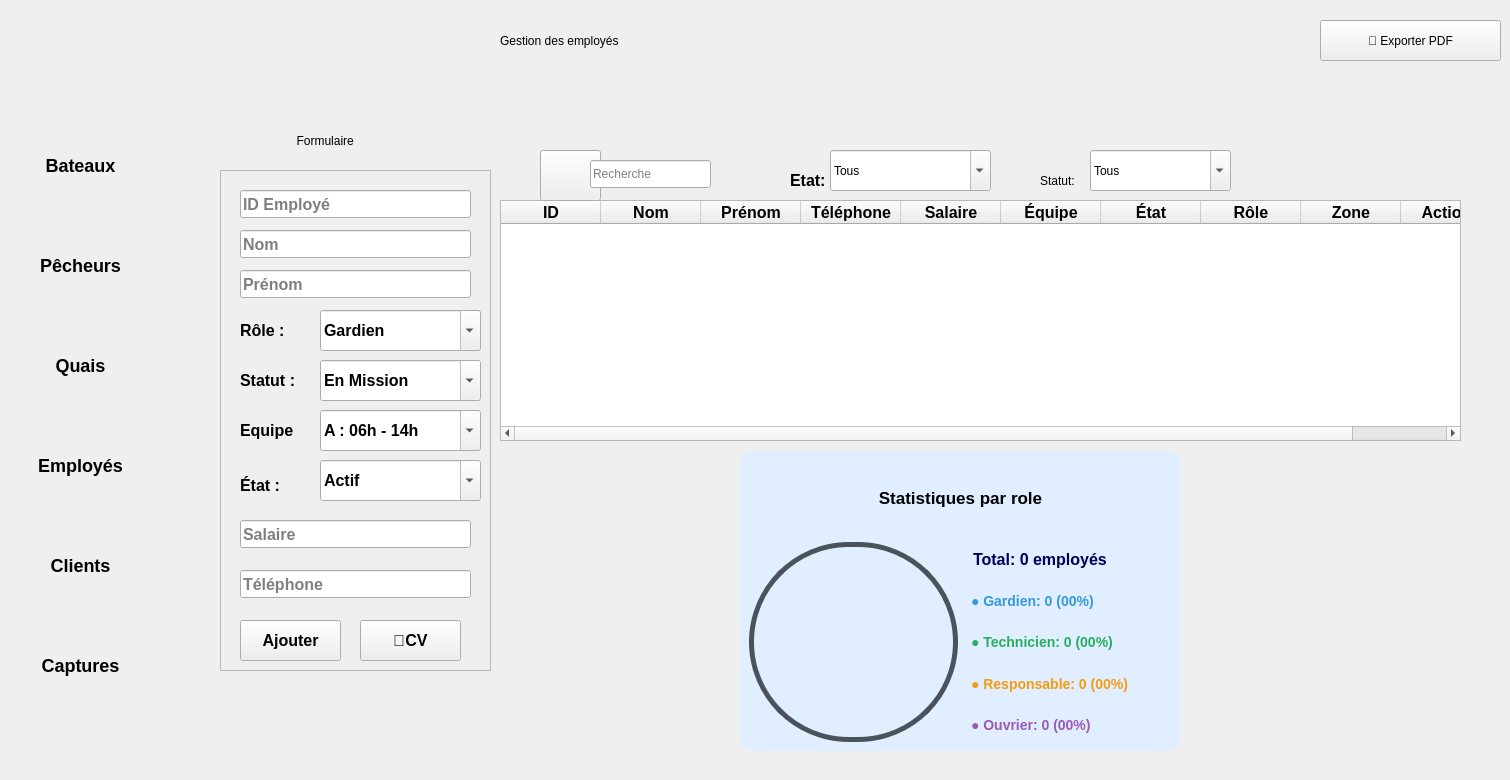
    <widget class="QWidget" name="pagee">
     <widget class="QFrame" name="frame_2e">
      <property name="geometry">
       <rect>
        <x>220</x>
        <y>170</y>
        <width>271</width>
        <height>501</height>
       </rect>
      </property>
      <property name="styleSheet">
       <string notr="true">font-size:16px;
font-weight:600;</string>
      </property>
      <property name="frameShape">
       <enum>QFrame::Shape::StyledPanel</enum>
      </property>
      <property name="frameShadow">
       <enum>QFrame::Shadow::Raised</enum>
      </property>
      <widget class="QLineEdit" name="lineEdit_12e">
       <property name="geometry">
        <rect>
         <x>20</x>
         <y>20</y>
         <width>231</width>
         <height>28</height>
        </rect>
       </property>
       <property name="placeholderText">
        <string>ID Employé</string>
       </property>
      </widget>
      <widget class="QLineEdit" name="lineEdit_13e">
       <property name="geometry">
        <rect>
         <x>20</x>
         <y>60</y>
         <width>231</width>
         <height>28</height>
        </rect>
       </property>
       <property name="placeholderText">
        <string>Nom</string>
       </property>
      </widget>
      <widget class="QPushButton" name="pushButton_5e">
       <property name="geometry">
        <rect>
         <x>20</x>
         <y>450</y>
         <width>101</width>
         <height>41</height>
        </rect>
       </property>
       <property name="text">
        <string>Ajouter</string>
       </property>
      </widget>
      <widget class="QLineEdit" name="lineEdit_16e">
       <property name="geometry">
        <rect>
         <x>20</x>
         <y>100</y>
         <width>231</width>
         <height>28</height>
        </rect>
       </property>
       <property name="placeholderText">
        <string>Prénom</string>
       </property>
      </widget>
      <widget class="QLineEdit" name="lineEdit_14e">
       <property name="geometry">
        <rect>
         <x>20</x>
         <y>400</y>
         <width>231</width>
         <height>28</height>
        </rect>
       </property>
       <property name="readOnly">
        <bool>false</bool>
       </property>
       <property name="placeholderText">
        <string>Téléphone</string>
       </property>
      </widget>
      <widget class="QComboBox" name="comboBox_11e">
       <property name="enabled">
        <bool>true</bool>
       </property>
       <property name="geometry">
        <rect>
         <x>100</x>
         <y>140</y>
         <width>161</width>
         <height>41</height>
        </rect>
       </property>
       <property name="editable">
        <bool>true</bool>
       </property>
       <property name="currentText">
        <string>Gardien</string>
       </property>
       <property name="duplicatesEnabled">
        <bool>false</bool>
       </property>
       <item>
        <property name="text">
         <string>Gardien</string>
        </property>
       </item>
       <item>
        <property name="text">
         <string>Technicien</string>
        </property>
       </item>
       <item>
        <property name="text">
         <string>Responsable</string>
        </property>
       </item>
       <item>
        <property name="text">
         <string>Ouvrier</string>
        </property>
       </item>
      </widget>
      <widget class="QComboBox" name="comboBox_14e">
       <property name="enabled">
        <bool>true</bool>
       </property>
       <property name="geometry">
        <rect>
         <x>100</x>
         <y>190</y>
         <width>161</width>
         <height>41</height>
        </rect>
       </property>
       <property name="editable">
        <bool>true</bool>
       </property>
       <property name="currentText">
        <string>En Mission</string>
       </property>
       <item>
        <property name="text">
         <string>En Mission</string>
        </property>
       </item>
       <item>
        <property name="text">
         <string>Congé</string>
        </property>
       </item>
       <item>
        <property name="text">
         <string>Disponible</string>
        </property>
       </item>
      </widget>
      <widget class="QComboBox" name="comboBox_15e">
       <property name="enabled">
        <bool>true</bool>
       </property>
       <property name="geometry">
        <rect>
         <x>100</x>
         <y>240</y>
         <width>161</width>
         <height>41</height>
        </rect>
       </property>
       <property name="editable">
        <bool>true</bool>
       </property>
       <property name="currentText">
        <string>A : 06h - 14h </string>
       </property>
       <item>
        <property name="text">
         <string>A : 06h - 14h </string>
        </property>
       </item>
       <item>
        <property name="text">
         <string>B : 14h - 22h </string>
        </property>
       </item>
       <item>
        <property name="text">
         <string>C : 22h - 06h </string>
        </property>
       </item>
      </widget>
      <widget class="QLabel" name="label_3e">
       <property name="geometry">
        <rect>
         <x>20</x>
         <y>240</y>
         <width>81</width>
         <height>41</height>
        </rect>
       </property>
       <property name="text">
        <string>Equipe</string>
       </property>
      </widget>
      <widget class="QLabel" name="label_5e">
       <property name="geometry">
        <rect>
         <x>20</x>
         <y>190</y>
         <width>101</width>
         <height>41</height>
        </rect>
       </property>
       <property name="text">
        <string>Statut :</string>
       </property>
      </widget>
      <widget class="QLabel" name="label_6e">
       <property name="geometry">
        <rect>
         <x>20</x>
         <y>140</y>
         <width>101</width>
         <height>41</height>
        </rect>
       </property>
       <property name="text">
        <string>Rôle :</string>
       </property>
      </widget>
      <widget class="QLabel" name="label_2e">
       <property name="geometry">
        <rect>
         <x>20</x>
         <y>290</y>
         <width>91</width>
         <height>51</height>
        </rect>
       </property>
       <property name="text">
        <string>État :</string>
       </property>
      </widget>
      <widget class="QComboBox" name="comboBox_16e">
       <property name="enabled">
        <bool>true</bool>
       </property>
       <property name="geometry">
        <rect>
         <x>100</x>
         <y>290</y>
         <width>161</width>
         <height>41</height>
        </rect>
       </property>
       <property name="editable">
        <bool>true</bool>
       </property>
       <property name="currentText">
        <string>Actif</string>
       </property>
       <item>
        <property name="text">
         <string>Actif</string>
        </property>
       </item>
       <item>
        <property name="text">
         <string>Banni</string>
        </property>
       </item>
      </widget>
      <widget class="QPushButton" name="pushButton_5e_2">
       <property name="geometry">
        <rect>
         <x>140</x>
         <y>450</y>
         <width>101</width>
         <height>41</height>
        </rect>
       </property>
       <property name="text">
        <string>📃CV</string>
       </property>
      </widget>
      <widget class="QLineEdit" name="lineEdit_14e_2">
       <property name="geometry">
        <rect>
         <x>20</x>
         <y>350</y>
         <width>231</width>
         <height>28</height>
        </rect>
       </property>
       <property name="readOnly">
        <bool>false</bool>
       </property>
       <property name="placeholderText">
        <string>Salaire</string>
       </property>
      </widget>
     </widget>
     <widget class="QFrame" name="frame_typese">
      <property name="geometry">
       <rect>
        <x>740</x>
        <y>450</y>
        <width>441</width>
        <height>301</height>
       </rect>
      </property>
      <property name="styleSheet">
       <string notr="true">background-color: rgb(224, 238, 255);
       border:1PX solid  rgb(0, 0, 115);
            border-radius: 15px;


</string>
      </property>
      <property name="frameShape">
       <enum>QFrame::Shape::StyledPanel</enum>
      </property>
      <property name="frameShadow">
       <enum>QFrame::Shadow::Raised</enum>
      </property>
      <layout class="QVBoxLayout" name="verticalLayout_types">
       <item>
        <widget class="QLabel" name="label_typese">
         <property name="styleSheet">
          <string notr="true">
                        font-weight: bold;
                        font-size: 17px;
                        padding: 10px;</string>
         </property>
         <property name="text">
          <string>Statistiques par role</string>
         </property>
         <property name="alignment">
          <set>Qt::AlignmentFlag::AlignCenter</set>
         </property>
        </widget>
       </item>
       <item>
        <layout class="QHBoxLayout" name="horizontalLayout_typese">
         <item>
          <widget class="QLabel" name="progressTypeCirclee">
           <property name="minimumSize">
            <size>
             <width>200</width>
             <height>200</height>
            </size>
           </property>
           <property name="styleSheet">
            <string notr="true">border-radius: 100px;
        background: qconicalgradient(cx:0.5, cy:0.5, angle:90,
            stop:0.0 #3498db,
            stop:0.25 #27ae60,
            stop:0.25 #f39c12,
            stop:0.55 #9b59b6,
            stop:0.55 #e74c3c,
            stop:0.85 #1abc9c,
            stop:0.85 rgba(26, 188, 156, 0.3) 100%);
        border: 5px solid  rgb(74, 82, 90);</string>
           </property>
           <property name="text">
            <string/>
           </property>
           <property name="alignment">
            <set>Qt::AlignmentFlag::AlignCenter</set>
           </property>
          </widget>
         </item>
         <item>
          <layout class="QVBoxLayout" name="verticalLayout_legende">
           <item>
            <widget class="QLabel" name="label_total_typese">
             <property name="styleSheet">
              <string notr="true"> 	color: rgb(0, 0, 90);

                                        font-weight: bold;
                                        font-size: 16px;
                                        padding: 5px;</string>
             </property>
             <property name="text">
              <string>Total: 0 employés</string>
             </property>
            </widget>
           </item>
           <item>
            <widget class="QLabel" name="label_legend_chalutiere">
             <property name="styleSheet">
              <string notr="true">color: #3498db;
                                        font-weight: bold;
                                        font-size: 14px;
                                        padding: 3px;</string>
             </property>
             <property name="text">
              <string>● Gardien: 0 (00%)</string>
             </property>
            </widget>
           </item>
           <item>
            <widget class="QLabel" name="label_legend_palangriere">
             <property name="styleSheet">
              <string notr="true">color: #27ae60;
                                        font-weight: bold;
                                        font-size: 14px;
                                        padding: 3px;</string>
             </property>
             <property name="text">
              <string>● Technicien: 0 (00%)</string>
             </property>
            </widget>
           </item>
           <item>
            <widget class="QLabel" name="label_legend_caseyeure">
             <property name="styleSheet">
              <string notr="true">color: #f39c12;
                                        font-weight: bold;
                                        font-size: 14px;
                                        padding: 3px;</string>
             </property>
             <property name="text">
              <string>● Responsable: 0 (00%)</string>
             </property>
            </widget>
           </item>
           <item>
            <widget class="QLabel" name="label_legend_traditionale">
             <property name="styleSheet">
              <string notr="true">color: #9b59b6;
                                        font-weight: bold;
                                        font-size: 14px;
                                        padding: 3px;</string>
             </property>
             <property name="text">
              <string>● Ouvrier: 0 (00%)</string>
             </property>
            </widget>
           </item>
          </layout>
         </item>
        </layout>
       </item>
      </layout>
     </widget>
     <widget class="QLabel" name="label_8e">
      <property name="geometry">
       <rect>
        <x>500</x>
        <y>10</y>
        <width>621</width>
        <height>61</height>
       </rect>
      </property>
      <property name="styleSheet">
       <string notr="true"/>
      </property>
      <property name="text">
       <string>Gestion des employés</string>
      </property>
     </widget>
     <widget class="QPushButton" name="pushButton_10e">
      <property name="geometry">
       <rect>
        <x>0</x>
        <y>710</y>
        <width>71</width>
        <height>61</height>
       </rect>
      </property>
      <property name="styleSheet">
       <string notr="true">border:none;image: url(:/res/en-arriere.png);
background-color:transparent;
</string>
      </property>
      <property name="text">
       <string/>
      </property>
     </widget>
     <widget class="QPushButton" name="pushButton_11e">
      <property name="geometry">
       <rect>
        <x>1320</x>
        <y>20</y>
        <width>181</width>
        <height>41</height>
       </rect>
      </property>
      <property name="text">
       <string>📄 Exporter PDF</string>
      </property>
     </widget>
     <widget class="QLabel" name="label_7e">
      <property name="geometry">
       <rect>
        <x>240</x>
        <y>120</y>
        <width>231</width>
        <height>41</height>
       </rect>
      </property>
      <property name="styleSheet">
       <string notr="true"/>
      </property>
      <property name="text">
       <string>                 Formulaire</string>
      </property>
     </widget>
     <widget class="QLabel" name="label_9e">
      <property name="geometry">
       <rect>
        <x>790</x>
        <y>150</y>
        <width>101</width>
        <height>61</height>
       </rect>
      </property>
      <property name="styleSheet">
       <string notr="true">font-size:16px;
font-weight:600;</string>
      </property>
      <property name="text">
       <string>Etat:</string>
      </property>
     </widget>
     <widget class="QLabel" name="label_10e">
      <property name="geometry">
       <rect>
        <x>1040</x>
        <y>150</y>
        <width>91</width>
        <height>61</height>
       </rect>
      </property>
      <property name="styleSheet">
       <string notr="true"/>
      </property>
      <property name="text">
       <string>Statut:</string>
      </property>
     </widget>
     <widget class="QComboBox" name="comboBox_17e">
      <property name="enabled">
       <bool>true</bool>
      </property>
      <property name="geometry">
       <rect>
        <x>1090</x>
        <y>150</y>
        <width>141</width>
        <height>41</height>
       </rect>
      </property>
      <property name="editable">
       <bool>true</bool>
      </property>
      <property name="currentText">
       <string>Tous</string>
      </property>
      <item>
       <property name="text">
        <string>Tous</string>
       </property>
      </item>
      <item>
       <property name="text">
        <string>En Mission</string>
       </property>
      </item>
      <item>
       <property name="text">
        <string>Congé</string>
       </property>
      </item>
      <item>
       <property name="text">
        <string>Disponible</string>
       </property>
      </item>
     </widget>
     <widget class="QTableWidget" name="tableWidgetee">
      <property name="geometry">
       <rect>
        <x>500</x>
        <y>200</y>
        <width>961</width>
        <height>241</height>
       </rect>
      </property>
      <property name="styleSheet">
       <string notr="true">font-size:16px;
font-weight:600;</string>
      </property>
      <attribute name="horizontalHeaderDefaultSectionSize">
       <number>100</number>
      </attribute>
      <column>
       <property name="text">
        <string>ID</string>
       </property>
      </column>
      <column>
       <property name="text">
        <string>Nom</string>
       </property>
      </column>
      <column>
       <property name="text">
        <string>Prénom</string>
       </property>
      </column>
      <column>
       <property name="text">
        <string>Téléphone</string>
       </property>
      </column>
      <column>
       <property name="text">
        <string>Salaire</string>
       </property>
      </column>
      <column>
       <property name="text">
        <string>Équipe</string>
       </property>
      </column>
      <column>
       <property name="text">
        <string>État</string>
       </property>
      </column>
      <column>
       <property name="text">
        <string>Rôle</string>
       </property>
      </column>
      <column>
       <property name="text">
        <string>Zone</string>
       </property>
      </column>
      <column>
       <property name="text">
        <string>Actions</string>
       </property>
      </column>
     </widget>
     <widget class="QPushButton" name="pushButton_9e">
      <property name="geometry">
       <rect>
        <x>540</x>
        <y>150</y>
        <width>61</width>
        <height>51</height>
       </rect>
      </property>
      <property name="styleSheet">
       <string notr="true">image: url(:/res/loupe.png);</string>
      </property>
      <property name="text">
       <string/>
      </property>
     </widget>
     <widget class="QLineEdit" name="lineEdit_12e_2e">
      <property name="geometry">
       <rect>
        <x>590</x>
        <y>160</y>
        <width>121</width>
        <height>28</height>
       </rect>
      </property>
      <property name="placeholderText">
       <string>Recherche</string>
      </property>
     </widget>
     <widget class="QComboBox" name="comboBox_16e_2">
      <property name="enabled">
       <bool>true</bool>
      </property>
      <property name="geometry">
       <rect>
        <x>830</x>
        <y>150</y>
        <width>161</width>
        <height>41</height>
       </rect>
      </property>
      <property name="editable">
       <bool>true</bool>
      </property>
      <property name="currentText">
       <string>Tous</string>
      </property>
      <item>
       <property name="text">
        <string>Tous</string>
       </property>
      </item>
      <item>
       <property name="text">
        <string>Actif</string>
       </property>
      </item>
      <item>
       <property name="text">
        <string>Banni</string>
       </property>
      </item>
     </widget>
     <widget class="QFrame" name="frame_11">
      <property name="geometry">
       <rect>
        <x>-160</x>
        <y>70</y>
        <width>371</width>
        <height>701</height>
       </rect>
      </property>
      <property name="styleSheet">
       <string notr="true">border-radius:185px;
font-weight:600;
font-size:18px</string>
      </property>
      <property name="frameShape">
       <enum>QFrame::Shape::StyledPanel</enum>
      </property>
      <property name="frameShadow">
       <enum>QFrame::Shadow::Raised</enum>
      </property>
      <widget class="QPushButton" name="pushButton_3b_39">
       <property name="geometry">
        <rect>
         <x>170</x>
         <y>70</y>
         <width>141</width>
         <height>51</height>
        </rect>
       </property>
       <property name="text">
        <string>Bateaux</string>
       </property>
      </widget>
      <widget class="QPushButton" name="pushButton_3b_40">
       <property name="geometry">
        <rect>
         <x>170</x>
         <y>170</y>
         <width>141</width>
         <height>51</height>
        </rect>
       </property>
       <property name="text">
        <string>Pêcheurs</string>
       </property>
      </widget>
      <widget class="QPushButton" name="pushButton_3b_41">
       <property name="geometry">
        <rect>
         <x>170</x>
         <y>270</y>
         <width>141</width>
         <height>51</height>
        </rect>
       </property>
       <property name="text">
        <string>Quais</string>
       </property>
      </widget>
      <widget class="QPushButton" name="pushButton_3b_42">
       <property name="geometry">
        <rect>
         <x>170</x>
         <y>370</y>
         <width>141</width>
         <height>51</height>
        </rect>
       </property>
       <property name="text">
        <string>Employés</string>
       </property>
      </widget>
      <widget class="QPushButton" name="pushButton_3b_43">
       <property name="geometry">
        <rect>
         <x>170</x>
         <y>470</y>
         <width>141</width>
         <height>51</height>
        </rect>
       </property>
       <property name="text">
        <string>Clients</string>
       </property>
      </widget>
      <widget class="QPushButton" name="pushButton_3b_44">
       <property name="geometry">
        <rect>
         <x>170</x>
         <y>570</y>
         <width>141</width>
         <height>51</height>
        </rect>
       </property>
       <property name="text">
        <string>Captures</string>
       </property>
      </widget>
     </widget>
     <zorder>frame_2e</zorder>
     <zorder>frame_typese</zorder>
     <zorder>label_8e</zorder>
     <zorder>pushButton_11e</zorder>
     <zorder>label_7e</zorder>
     <zorder>label_9e</zorder>
     <zorder>label_10e</zorder>
     <zorder>comboBox_17e</zorder>
     <zorder>tableWidgetee</zorder>
     <zorder>pushButton_9e</zorder>
     <zorder>lineEdit_12e_2e</zorder>
     <zorder>comboBox_16e_2</zorder>
     <zorder>frame_11</zorder>
     <zorder>pushButton_10e</zorder>
    </widget>
